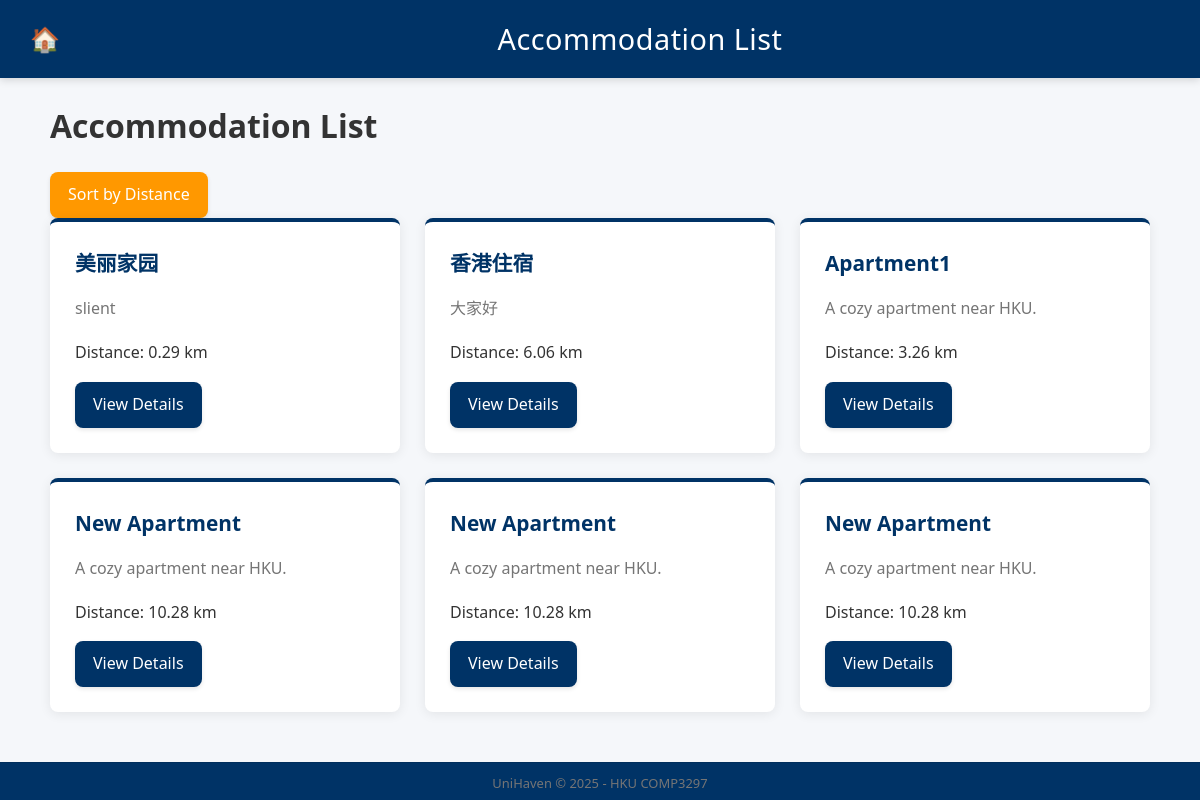
The page /list-accommodation/ on the database its author committed.
### accommodation/models.py (models this page shows, shortened)
class Accommodation(models.Model):
    TYPE_CHOICES = [
        ('APARTMENT', 'Apartment'),
        ('HOUSE', 'House'),
        ('HOSTEL', 'Hostel'),
    ]
    title = models.CharField(max_length=200)
    description = models.TextField()
    type = models.CharField(max_length=20, choices=TYPE_CHOICES)
    beds = models.IntegerField()
    bedrooms = models.IntegerField()
    price = models.DecimalField(max_digits=10, decimal_places=2)
    available_from = models.DateField(null=True, blank=True)
    available_to = models.DateField(null=True, blank=True)
    userID = models.CharField(max_length=255, blank=True, default="")
    reserved = models.BooleanField(default=False)
    building_name = models.CharField(max_length=200, default="", blank=True)
    estate_name = models.CharField(max_length=200, default="", blank=True)
    street_name = models.CharField(max_length=200, default="", blank=True)
    building_no = models.CharField(max_length=20, default="", blank=True)
    district = models.CharField(max_length=200, default="", blank=True)
    region = models.CharField(max_length=100, default="", blank=True)
    latitude = models.FloatField(blank=True)
    longitude = models.FloatField(blank=True)
    geo_address = models.CharField(max_length=200, blank=True)
    rating = models.FloatField(default=0.0, blank=True)

### accommodation/views.py (the view, shortened to what this page needs)
# urls.py: path("list-accommodation/", views.list_accommodation, name="list_accommodation"),
def list_accommodation(request):
    accommodations = Accommodation.objects.all()
    accommodation_type = request.GET.get("type", "")
    region = request.GET.get("region", "")
    available_from = request.GET.get("available_from", "")
    available_to = request.GET.get("available_to", "")
    min_beds = request.GET.get("min_beds", "")
    min_bedrooms = request.GET.get("min_bedrooms", "")
    max_price = request.GET.get("max_price", "")
    max_distance = request.GET.get("distance", "")  # 最大距离（公里）
    order_by_distance = request.GET.get("order_by_distance", "false").lower() == "true"
    if accommodation_type:
        accommodations = accommodations.filter(type=accommodation_type)
    if region:
        accommodations = accommodations.filter(region=region)
    if min_beds:
        accommodations = accommodations.filter(beds__gte=min_beds)
    if min_bedrooms:
        accommodations = accommodations.filter(bedrooms__gte=min_bedrooms)
    if max_price:
        accommodations = accommodations.filter(price__lte=max_price)
    accommodations = accommodations.annotate(
        distance=ExpressionWrapper(
            Func(
                Func(
                    (F('longitude') - HKU_LONGITUDE) * math.pi / 180 *
                    Func((F('latitude') + HKU_LATITUDE) / 2 * math.pi / 180, function='COS'),
                    function='POW',
                    template="%(function)s(%(expressions)s, 2)"
                ) +
                Func(
                    (F('latitude') - HKU_LATITUDE) * math.pi / 180,
                    function='POW',
                    template="%(function)s(%(expressions)s, 2)"
                ),
                function='SQRT',
            ) * 6371,  # 地球半径（公里）
            output_field=FloatField(),
        )
    )
    if max_distance:
        try:
            max_distance = float(max_distance)
            accommodations = accommodations.filter(distance__lte=max_distance)
        except ValueError:
            pass
    if order_by_distance:
        accommodations = accommodations.order_by('distance')
    if request.headers.get('Accept') == 'application/json':
        accommodations_data = list(accommodations.values(
            'id', 'title', 'description', 'type', 'price', 'beds', 'bedrooms',
            'available_from', 'available_to', 'region', 'distance'
        ))
        return JsonResponse({'accommodations': accommodations_data})
    return render(request, 'accommodation/accommodation_list.html', {
        'accommodations': accommodations,
        'accommodation_type': accommodation_type,
        'region': region,
        'available_from': available_from,
        'available_to': available_to,
        'min_beds': min_beds,
        'min_bedrooms': min_bedrooms,
        'max_price': max_price,
        'max_distance': max_distance,
        'order_by_distance': order_by_distance,
    })

### accommodation/templates/accommodation/accommodation_list.html (shortened to what this page needs)
{% extends 'accommodation/base.html' %}
{% load static %}
{% block nav_title %}Accommodation List{% endblock %}
{% block content %}
<div class="container">
    <h1>Accommodation List</h1>
    <div class="sort-options">
        <a href="?{% if order_by_distance %}order_by_distance=false{% else %}order_by_distance=true{% endif %}"
            class="btn btn-secondary">
            {% if order_by_distance %}
            Remove Distance Sorting
            {% else %}
            Sort by Distance
            {% endif %}
        </a>
    </div>
    {% if accommodations %}
    <div class="card-grid">
        {% for accommodation in accommodations %}
        <div class="card">
            <div class="card-content">
                <h2 class="card-title">{{ accommodation.title }}</h2>
                <p class="card-description">{{ accommodation.description }}</p>
                <p>Distance: {{ accommodation.distance|floatformat:2 }} km</p>
                <a href="{% url 'accommodation_detail' accommodation.pk %}" class="btn btn-primary">View Details</a>
            </div>
        </div>
        {% endfor %}
    </div>
    {% else %}
    <div class="no-results">
        <p>No accommodations found matching your criteria.</p>
        <a href="{% url 'search_accommodation' %}" class="btn btn-primary">Try a New Search</a>
    </div>
    {% endif %}
</div>
{% endblock %}

### accommodation/static/accommodation/css/main.css (style rules this page uses)
:root { --primary-color: #003366; --primary-dark: #004C99; --secondary-color: #FF9800; --secondary-dark: #F57C00; --light-bg: #f5f7fa; --card-bg: #ffffff; --text-dark: #333333; --text-light: #757575; --success: #4caf50; --error: #f44336; --border-radius: 8px; --box-shadow: 0 2px 12px rgba(0, 0, 0, 0.08); --transition: all 0.3s ease; }
* { box-sizing: border-box; }
body { font-family: 'Segoe UI', Tahoma, Geneva, Verdana, sans-serif; margin: 0; padding: 0; background-color: var(--light-bg); color: var(--text-dark); line-height: 1.6; }
.container { max-width: 1140px; margin: 20px auto; padding: 0 20px; position: relative; }
.btn { display: inline-block; background-color: var(--primary-color); color: white; text-decoration: none; padding: 10px 18px; border-radius: var(--border-radius); font-weight: 500; text-align: center; transition: var(--transition); border: none; cursor: pointer; box-shadow: 0 2px 4px rgba(0,0,0,0.1); }
.btn-primary { background-color: var(--primary-color); }
.btn-secondary { background-color: var(--secondary-color); }
.card-grid { display: grid; grid-template-columns: 1fr; gap: 25px; }
.card { background: var(--card-bg); border-radius: var(--border-radius); box-shadow: var(--box-shadow); overflow: hidden; transition: var(--transition); border-top: 4px solid var(--primary-color); }
.card-content { padding: 25px; }
.card-title { font-size: 1.3em; color: var(--primary-color); margin-top: 0; margin-bottom: 10px; font-weight: 600; }
.card-description { color: var(--text-light); margin-bottom: 20px; line-height: 1.5; display: -webkit-box; line-clamp: 3; -webkit-box-orient: vertical; overflow: hidden; text-overflow: ellipsis; }
@media (min-width: 768px) { .card-grid { grid-template-columns: repeat(2, 1fr); } }
@media (min-width: 992px) { .card-grid { grid-template-columns: repeat(3, 1fr); } }
.page-transition { animation: pageLoad 0.6s ease-in-out; }

### accommodation/templates/accommodation/base.html (style rules this page uses)
html, body { height: 100%; margin: 0; display: flex; flex-direction: column; }

### rows shown on the page
Accommodation: title "美丽家园", description "slient", distance "0.29"
Accommodation: title "香港住宿", description "大家好", distance "6.06"
Accommodation: title "Apartment1", description "A cozy apartment near HKU.", distance "3.26"
Accommodation: title "New Apartment", description "A cozy apartment near HKU.", distance "10.28"
Accommodation: title "New Apartment", description "A cozy apartment near HKU.", distance "10.28"
Accommodation: title "New Apartment", description "A cozy apartment near HKU.", distance "10.28"
